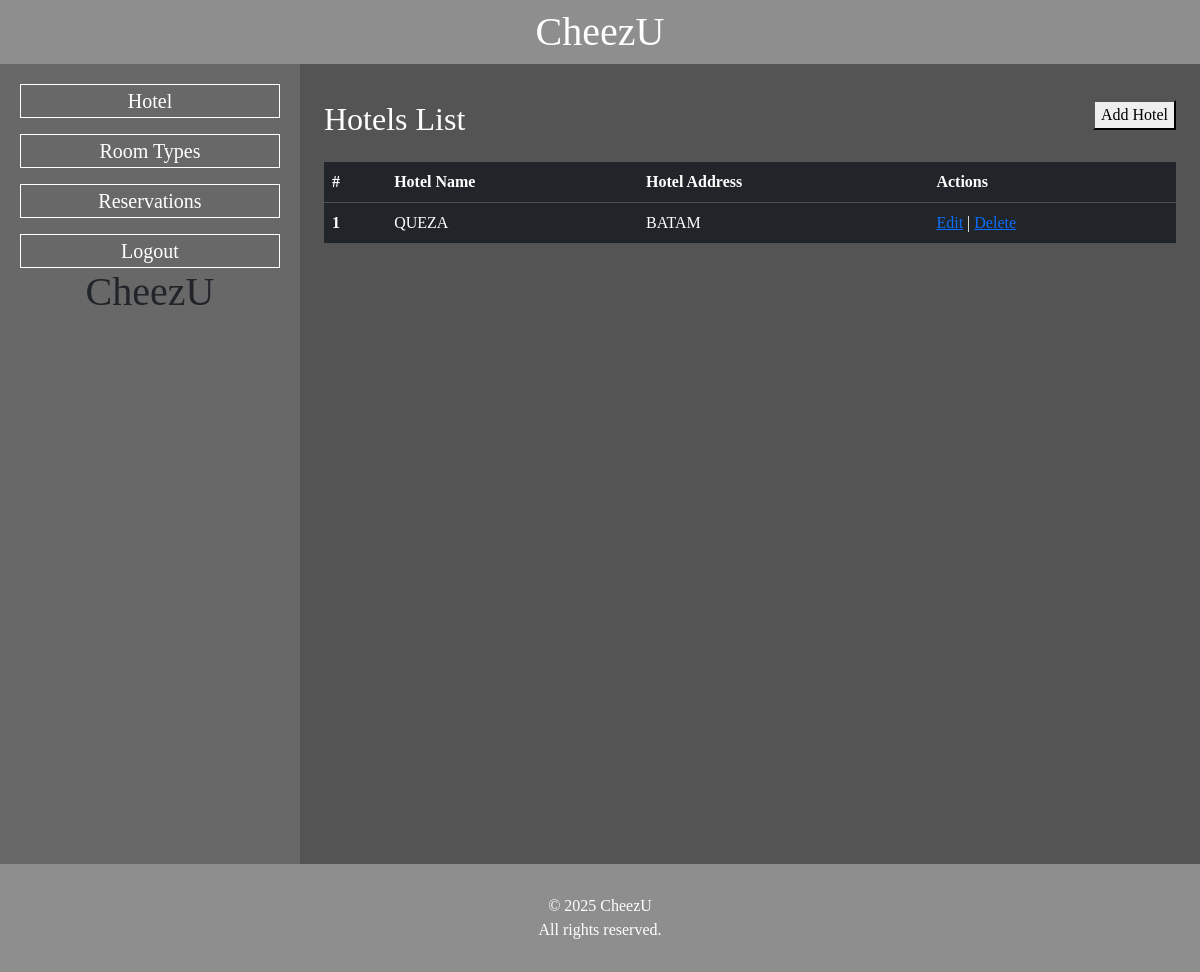
/admin/hotels (signed in), run on an earlier commit of the app's database.
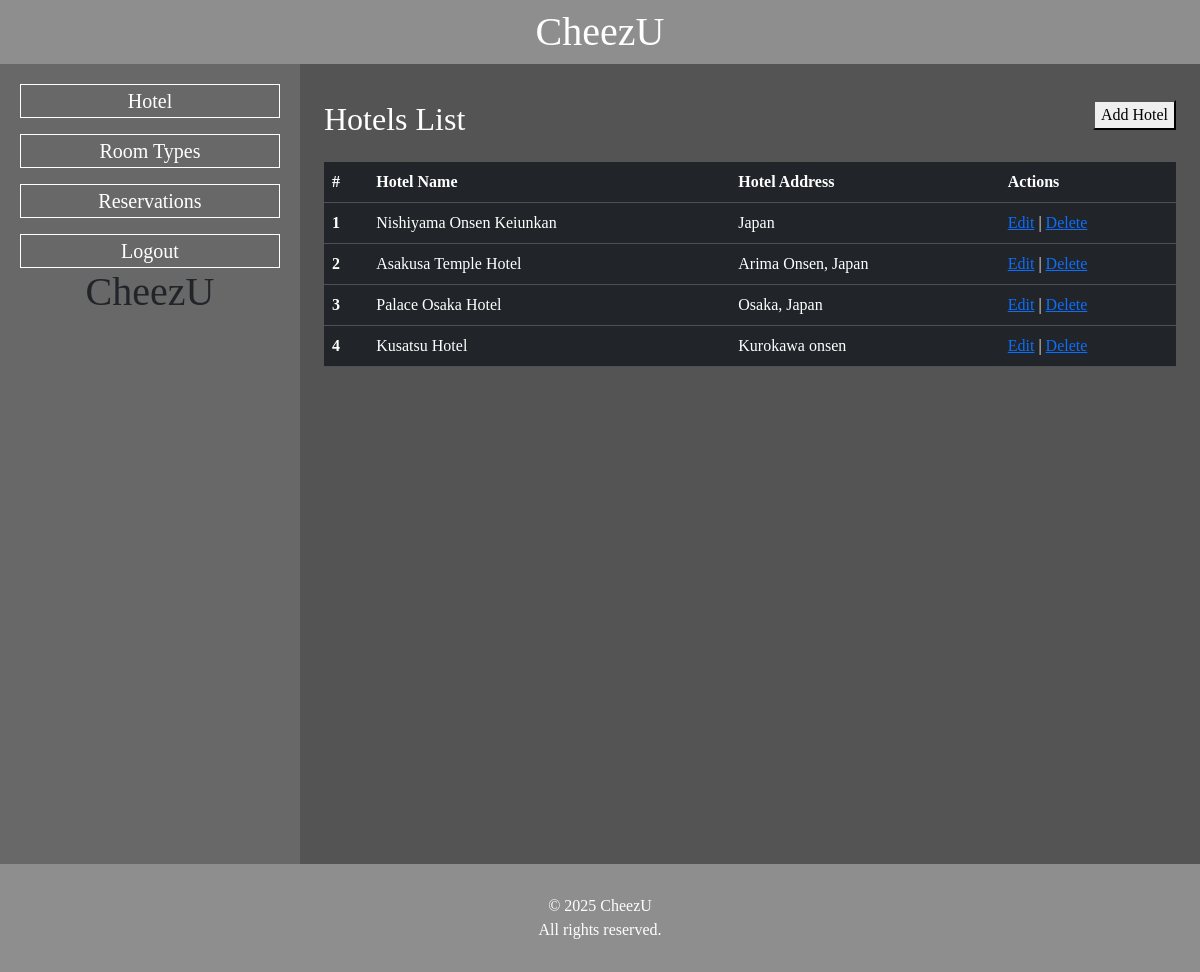
And on a later commit of the database.
### tables this page shows
CREATE TABLE IF NOT EXISTS `hotels` (
  `id_hotel` int NOT NULL AUTO_INCREMENT,
  `hotel_name` varchar(100) NOT NULL,
  `hotel_address` varchar(255) NOT NULL,
  `hotel_description` text,
  PRIMARY KEY (`id_hotel`)
);

### admin/hotels/index.php (the view, shortened to what this page needs)
<?php
    include '../../db_connection.php';
    $result = mysqli_query($connection, "SELECT * FROM HOTELS");
?>
<!DOCTYPE html>
<html lang="en">
<head>
    <link rel="stylesheet" href="style.css">
    <link href="https://cdn.jsdelivr.net/npm/bootstrap@5.3.8/dist/css/bootstrap.min.css" rel="stylesheet">
</head>
<body style="width: 100%; margin: 0; font-family: 'Alice';">
    <div id="signature" class="row">
        <div id="navbar">
            <center>
            <h1>CheezU</h1>
            </center>
        </div>
    </div>
    <div class="vh-100" style="display: flex;">
        <div class="menu col-3" style="background-color: #686868; position: relative;">
            <center>
                <div class="d-flex flex-column gap-3">
                    <a href="http://localhost/Pemograman-Web/admin/hotels">
                        <button class="menu-button">
                            Hotel
                        </button>
                    </a>
                    <a href="http://localhost/Pemograman-Web/admin/rooms">
                        <button class="menu-button">
                            Room Types
                        </button>
                    </a>
                    <a href="http://localhost/Pemograman-Web/admin/reservations">
                        <button class="menu-button">
                            Reservations
                        </button>
                    </a>
                    <a href="http://localhost/Pemograman-Web/admin/logout.php">
                        <button class="menu-button">
                            Logout
                        </button>
                    </a>
                </div>
            </center>
            <div id="menu-logo">
                <div style="text-align: center;">
                    <h1>CheezU</h1>
                </div>
            </div>
        </div>
        <div class="content col-9"  >
            <div class="row">
                <div class="col-12 p-3 d-flex justify-content-between">
                    <h2>Hotels List</h2>
                    <a href="add.php">
                        <button>Add Hotel</button>
                    </a>
                </div>
                <div class="col-12 px-3">
                    <table class="table table-dark">
                        <thead>
                            <tr>
                                <th scope="col">#</th>
                                <th scope="col">Hotel Name</th>
                                <th scope="col">Hotel Address</th>
                                <th scope="col">Actions</th>
                            </tr>
                        </thead>
                        <tbody>
                            <?php
                            $i = 1;
                            while($row = mysqli_fetch_assoc($result)){
                                echo "<tr>
                                        <th scope=\"row\">{$i}</th>
                                        <td>{$row['hotel_name']}</td>
                                        <td>{$row['hotel_address']}</td>
                                        <td>
                                            <a href='edit.php?id={$row['id_hotel']}'>Edit</a> |
                                            <a href='process.php?id={$row['id_hotel']}&submit_delete=1'>Delete</a>
                                        </td>
                                    </tr>";
                            $i++;
                            }
                            ?>
                        </tbody>
                    </table>
                </div>
            </div>
        </div>
    </div>
    <div id="footer">
        <p style="margin: 0; text-align: center;">
           © 2025 CheezU <br />
           All rights reserved.
        </p>
    </div>
</body>
</html>

What changed in the data, as far as the page shows it:
removed hotels: hotel_name "QUEZA", hotel_address "BATAM"
added hotels: hotel_name "Nishiyama Onsen Keiunkan", hotel_address "Japan"
added hotels: hotel_name "Asakusa Temple Hotel", hotel_address "Arima Onsen, Japan"
added hotels: hotel_name "Palace Osaka Hotel", hotel_address "Osaka, Japan"
added hotels: hotel_name "Kusatsu Hotel", hotel_address "Kurokawa onsen"
